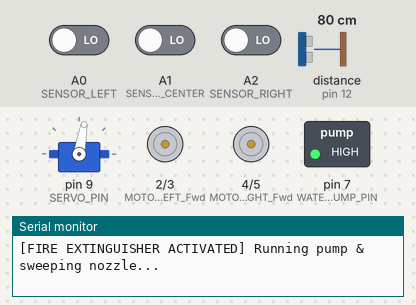
This sketch was run on a simulated Arduino Uno, built with avr-gcc and run on an emulated ATmega328P. Parts: servo, motor-driver pin pairs drawn as motors (green arrow = first pin HIGH = forward, orange = second pin HIGH = backward, longer = more drive), switched loads named in the sketch (green lamp = pin HIGH), the last lines printed to the serial monitor. Wiring (inferred from the names in the program): ultrasonic range finder: trigger pin 11; echo pin 12. The inputs (shaded band) are chosen by the test bench; at power-on: A0 (SENSOR_LEFT) LOW, A1 (SENSOR_CENTER) LOW, distance to the obstacle (sensor on pin 12) 80 cm, A2 (SENSOR_RIGHT) LOW. The echo pulse lasts 58.3 µs per cm; pins used as bus, display or sensor lines are not drawn.

Above: at 3.28 s.
3.3 s: A0 (SENSOR_LEFT) driven HIGH
At 7.6 s:
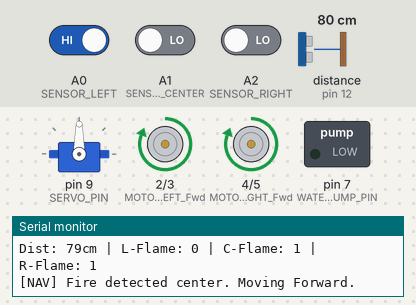
8.6 s: A1 (SENSOR_CENTER) driven HIGH
At 8.75 s:
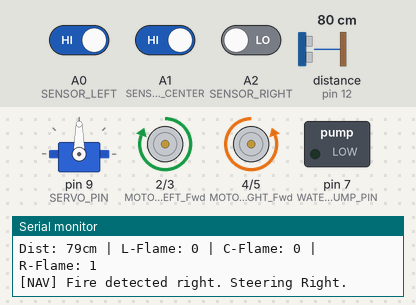
13.9 s: A0 (SENSOR_LEFT) driven LOW
19.2 s: distance to the obstacle (sensor on pin 12) set to 18 cm
29.0 s: A1 (SENSOR_CENTER) driven LOW
At 33.6 s:
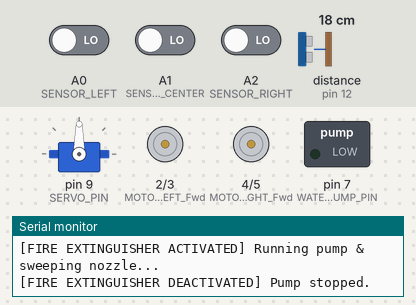
34.3 s: A2 (SENSOR_RIGHT) driven HIGH
At 35.69 s:
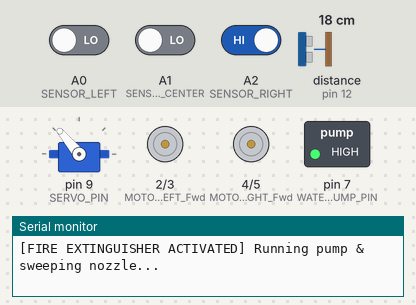
Timing chart, 0 to 39.7 s (numbered marks = the images above; inputs shaded):
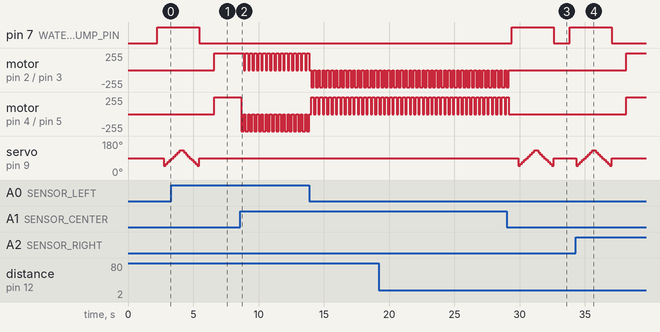

Measured:
- after the input at 3.3 s, pin 7 (WATER_PUMP_PIN): goes on until 5.5 s, then stays LOW; motor on pin 2 (MOTOR_LEFT_Fwd) / pin 3 (MOTOR_LEFT_Rev), motor on pin 4 (MOTOR_RIGHT_Fwd) / pin 5 (MOTOR_RIGHT_Rev): stopped → forward 255/255 after 3.3 s
- after the input at 8.6 s, motor on pin 2 (MOTOR_LEFT_Fwd) / pin 3 (MOTOR_LEFT_Rev): alternates forward 255/255 for 0.20 s and stopped for 0.14 s, starting after 0.26 s; motor on pin 4 (MOTOR_RIGHT_Fwd) / pin 5 (MOTOR_RIGHT_Rev): alternates backward 255/255 for 0.20 s and stopped for 0.14 s, starting after 0.06 s
- after the input at 29.0 s, pin 7 (WATER_PUMP_PIN): LOW → HIGH after 0.41 s, → LOW 3.2 s later, → HIGH 1.2 s later; motor on pin 2 (MOTOR_LEFT_Fwd) / pin 3 (MOTOR_LEFT_Rev): goes on until 29.2 s, then stays stopped
- after the input at 34.3 s, pin 7 (WATER_PUMP_PIN): goes on until 37.1 s, then stays LOW; motor on pin 2 (MOTOR_LEFT_Fwd) / pin 3 (MOTOR_LEFT_Rev), motor on pin 4 (MOTOR_RIGHT_Fwd) / pin 5 (MOTOR_RIGHT_Rev): stopped → forward 255/255 after 3.9 s; servo on pin 9 (SERVO_PIN): goes on until 37.1 s, then stays 90°

The sketch:

Arduino_Code.ino
```cpp
/**
 * @file Arduino_Code.ino
 * @brief Autonomous Fire Fighting Robot Control Firmware
 * @details This sketch implements the autonomous navigation, fire detection,
 *          obstacle avoidance, and fire extinguishing sequence for the robot.
 *          It interfaces with 3 IR Flame Sensors, an L293D Motor Driver, an
 *          HC-SR04 Ultrasonic Sensor, an SG90 Servo Motor, and a 5V/12V DC Water Pump.
 *
 * @author Midhunesh R, Gopika J, Madhu Priya P, Methun Vijay S
 * @institution Dr. N.G.P. Institute of Technology, Coimbatore
 * @date June 2024
 */

#include <Servo.h>

// ==========================================
// PIN DEFINITIONS
// ==========================================

// IR Flame Sensors (Active LOW - DO pins of modules)
#define SENSOR_LEFT   A0
#define SENSOR_CENTER A1
#define SENSOR_RIGHT  A2

// L293D Motor Driver Control Pins
#define MOTOR_LEFT_Fwd   2  // Left Motor Forward
#define MOTOR_LEFT_Rev   3  // Left Motor Backward
#define MOTOR_RIGHT_Fwd  4  // Right Motor Forward
#define MOTOR_RIGHT_Rev  5  // Right Motor Backward

// SG90 Servo Motor Control Pin
#define SERVO_PIN        9  // PWM Pin for Sweep Servo

// DC Water Pump Control Pin (via Relay Module or Transistor Switch)
#define WATER_PUMP_PIN   7

// HC-SR04 Ultrasonic Sensor Pins (Obstacle Avoidance)
#define US_TRIG_PIN      11
#define US_ECHO_PIN      12

// ==========================================
// CONFIGURATION PARAMETERS
// ==========================================
const int CRITICAL_DISTANCE = 15; // Stop distance in cm (from obstacles or fire source)
const int SCAN_SPEED        = 150; // PWM or delay speed for rotation scan
const int SERVO_CENTER_POS  = 90;  // Default center position of servo

// ==========================================
// GLOBAL OBJECTS & VARIABLES
// ==========================================
Servo nozzleServo;
int distance = 0; // Measured obstacle/target distance in cm

// ==========================================
// FUNCTION DECLARATIONS
// ==========================================
void moveForward();
void moveBackward();
void turnLeft();
void turnRight();
void stopRobot();
void extinguishFire();
int getDistance();

// ==========================================
// SETUP FUNCTION
// ==========================================
void setup() {
  // Initialize Serial Communication for Debugging
  Serial.begin(9600);
  Serial.println(F("==========================================="));
  Serial.println(F("   Autonomous Fire Fighting Robot Initializing   "));
  Serial.println(F("==========================================="));

  // Configure Sensor Pins as Input
  pinMode(SENSOR_LEFT, INPUT);
  pinMode(SENSOR_CENTER, INPUT);
  pinMode(SENSOR_RIGHT, INPUT);

  // Configure Motor Driver Pins as Output
  pinMode(MOTOR_LEFT_Fwd, OUTPUT);
  pinMode(MOTOR_LEFT_Rev, OUTPUT);
  pinMode(MOTOR_RIGHT_Fwd, OUTPUT);
  pinMode(MOTOR_RIGHT_Rev, OUTPUT);

  // Configure Ultrasonic Sensor Pins
  pinMode(US_TRIG_PIN, OUTPUT);
  pinMode(US_ECHO_PIN, INPUT);

  // Configure Water Pump Pin as Output
  pinMode(WATER_PUMP_PIN, OUTPUT);
  digitalWrite(WATER_PUMP_PIN, LOW); // Keep pump OFF initially

  // Attach and Initialize SG90 Servo Motor
  nozzleServo.attach(SERVO_PIN);
  nozzleServo.write(SERVO_CENTER_POS); // Set servo pointing straight forward

  delay(2000); // Guard time to allow sensors to stabilize
  Serial.println(F("System Ready. Commencing autonomous scan."));
}

// ==========================================
// MAIN LOOP FUNCTION (State Machine)
// ==========================================
void loop() {
  // 1. Read Distance from Ultrasonic Sensor
  distance = getDistance();

  // 2. Read IR Flame Sensors (Active LOW modules)
  bool fireLeft   = (digitalRead(SENSOR_LEFT) == LOW);
  bool fireCenter = (digitalRead(SENSOR_CENTER) == LOW);
  bool fireRight  = (digitalRead(SENSOR_RIGHT) == LOW);

  // Print debug log to Serial Monitor
  Serial.print(F("Dist: ")); Serial.print(distance); Serial.print(F("cm | "));
  Serial.print(F("L-Flame: ")); Serial.print(fireLeft); Serial.print(F(" | "));
  Serial.print(F("C-Flame: ")); Serial.print(fireCenter); Serial.print(F(" | "));
  Serial.print(F("R-Flame: ")); Serial.println(fireRight);

  // 3. Obstacle Handling (Safety Override)
  if (distance > 0 && distance < CRITICAL_DISTANCE && !fireCenter && !fireLeft && !fireRight) {
    Serial.println(F("[WARNING] Obstacle detected! Maneuvering to avoid..."));
    stopRobot();
    delay(500);
    moveBackward();
    delay(800);
    turnRight(); // Turn right to find open space
    delay(600);
    stopRobot();
    return; // Resume loop
  }

  // 4. Decision Matrix for Fire Navigation and Extinguishing
  if (fireCenter && fireLeft && fireRight) {
    // Fire is immediately in front of the robot (all sensors triggered)
    Serial.println(F("[ALERT] Large Fire detected ahead! Stopping and commencing extinguishing..."));
    stopRobot();
    extinguishFire();
  }
  else if (fireCenter) {
    // Fire detected in front
    if (distance > 0 && distance <= CRITICAL_DISTANCE) {
      Serial.println(F("[TARGET] In range of Fire. Stopping and commencing extinguishing..."));
      stopRobot();
      extinguishFire();
    } else {
      Serial.println(F("[NAV] Fire detected center. Moving Forward."));
      moveForward();
    }
  }
  else if (fireLeft) {
    // Fire detected to the left
    Serial.println(F("[NAV] Fire detected left. Steering Left."));
    turnLeft();
    delay(200); // Small pulse turn for calibration
    stopRobot();
  }
  else if (fireRight) {
    // Fire detected to the right
    Serial.println(F("[NAV] Fire detected right. Steering Right."));
    turnRight();
    delay(200); // Small pulse turn for calibration
    stopRobot();
  }
  else {
    // No fire detected - Scanning routine (Slow 360 rotation to locate fire source)
    Serial.println(F("[SCAN] Searching for fire sources..."));
    // Slow rotational scan
    turnRight();
    delay(150);
    stopRobot();
    delay(800); // Allow sensor reading stabilization
  }

  delay(100); // Control loop delay
}

// ==========================================
// NAVIGATION CONTROLS (L293D Interface)
// ==========================================

void moveForward() {
  digitalWrite(MOTOR_LEFT_Fwd, HIGH);
  digitalWrite(MOTOR_LEFT_Rev, LOW);
  digitalWrite(MOTOR_RIGHT_Fwd, HIGH);
  digitalWrite(MOTOR_RIGHT_Rev, LOW);
}

void moveBackward() {
  digitalWrite(MOTOR_LEFT_Fwd, LOW);
  digitalWrite(MOTOR_LEFT_Rev, HIGH);
  digitalWrite(MOTOR_RIGHT_Fwd, LOW);
  digitalWrite(MOTOR_RIGHT_Rev, HIGH);
}

void turnLeft() {
  digitalWrite(MOTOR_LEFT_Fwd, LOW);
  digitalWrite(MOTOR_LEFT_Rev, HIGH);
  digitalWrite(MOTOR_RIGHT_Fwd, HIGH);
  digitalWrite(MOTOR_RIGHT_Rev, LOW);
}

void turnRight() {
  digitalWrite(MOTOR_LEFT_Fwd, HIGH);
  digitalWrite(MOTOR_LEFT_Rev, LOW);
  digitalWrite(MOTOR_RIGHT_Fwd, LOW);
  digitalWrite(MOTOR_RIGHT_Rev, HIGH);
}

void stopRobot() {
  digitalWrite(MOTOR_LEFT_Fwd, LOW);
  digitalWrite(MOTOR_LEFT_Rev, LOW);
  digitalWrite(MOTOR_RIGHT_Fwd, LOW);
  digitalWrite(MOTOR_RIGHT_Rev, LOW);
}

// ==========================================
// EXTINGUISHING SEQUENCE (Servo & Pump)
// ==========================================

void extinguishFire() {
  Serial.println(F("[FIRE EXTINGUISHER ACTIVATED] Running pump & sweeping nozzle..."));

  // Turn on Water Pump
  digitalWrite(WATER_PUMP_PIN, HIGH);
  delay(500); // Wait for water flow to reach nozzle

  // Sweep the servo nozzle to spread water evenly across the fire area
  for (int angle = 50; angle <= 130; angle += 10) {
    nozzleServo.write(angle);
    delay(150);
  }
  for (int angle = 130; angle >= 50; angle -= 10) {
    nozzleServo.write(angle);
    delay(150);
  }

  // Reset servo to center
  nozzleServo.write(SERVO_CENTER_POS);

  // Turn off water pump
  digitalWrite(WATER_PUMP_PIN, LOW);
  Serial.println(F("[FIRE EXTINGUISHER DEACTIVATED] Pump stopped."));

  // Pause to let sensors settle
  delay(1000);
}

// ==========================================
// ULTRASONIC RANGE SENSING (HC-SR04)
// ==========================================

int getDistance() {
  // Clear the trigger pin
  digitalWrite(US_TRIG_PIN, LOW);
  delayMicroseconds(2);

  // Set the trigger pin HIGH for 10 microseconds
  digitalWrite(US_TRIG_PIN, HIGH);
  delayMicroseconds(10);
  digitalWrite(US_TRIG_PIN, LOW);

  // Read the echo pin (returns sound wave travel time in microseconds)
  long duration = pulseIn(US_ECHO_PIN, HIGH, 30000); // 30ms timeout (~5m max range)

  // Calculate distance in cm
  // Speed of sound = 340 m/s or 29.1 microseconds per cm
  // Distance = (Time / 2) / 29.1
  int dist = duration / 58.2;

  if (dist <= 0 || dist > 400) {
    return 999; // Return large number if sensor out of range/timeout
  }

  return dist;
}
```
